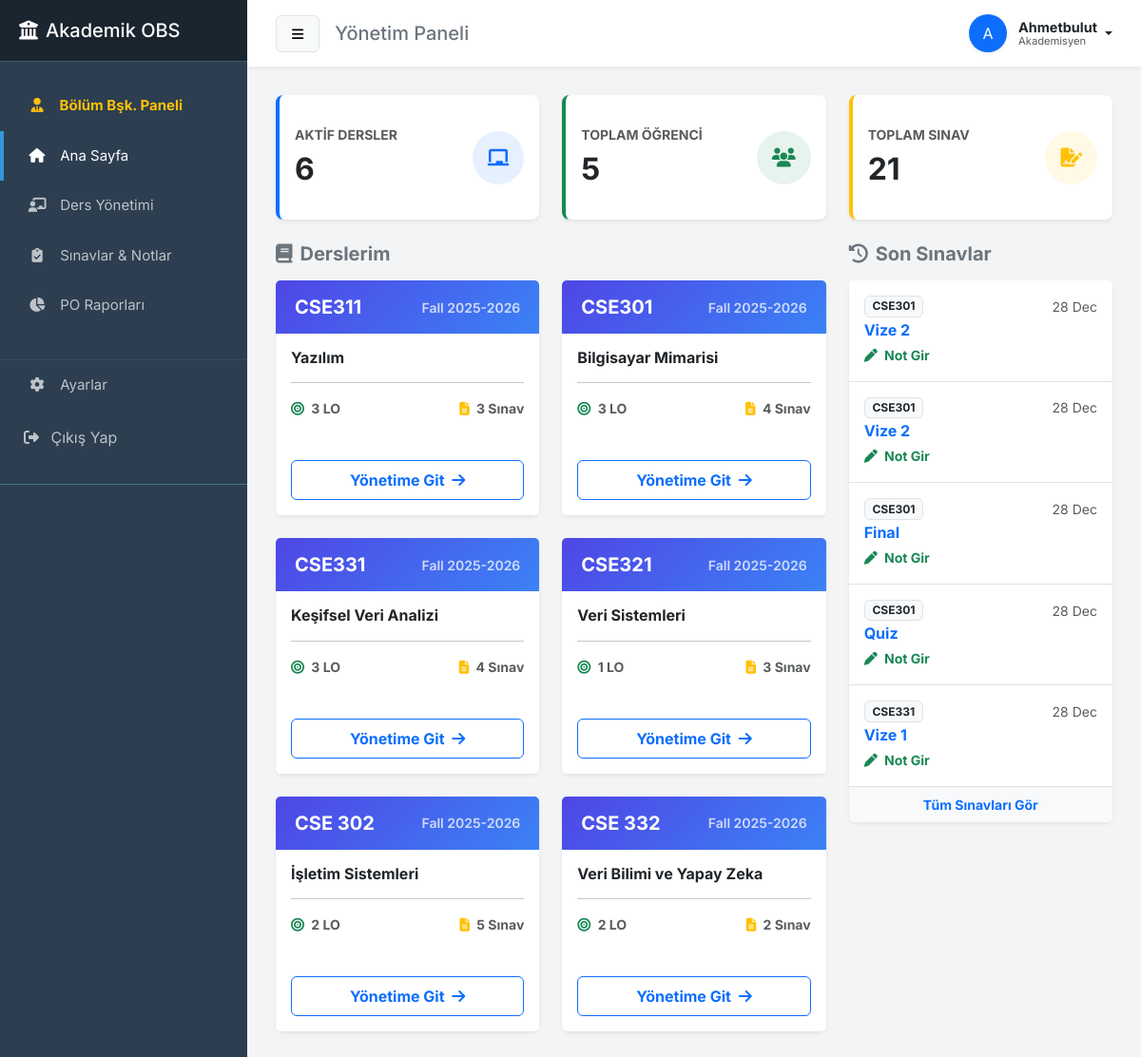
The page /teacher-dashboard/ (signed in) on the database its author committed.
### academic/models.py (models this page shows, shortened)
class Course(models.Model):
    teacher = models.ForeignKey(
        User, on_delete=models.SET_NULL, null=True, blank=True, related_name="courses"
    )
    code = models.CharField(max_length=20)
    name = models.CharField(max_length=100)
    semester = models.ForeignKey(Semester, on_delete=models.CASCADE)

class Semester(models.Model):
    name = models.CharField(max_length=50)  # Örn: "Fall 2025"
    def __str__(self):
        return self.name

class Assessment(models.Model):
    course = models.ForeignKey(Course, on_delete=models.CASCADE)
    name = models.CharField(max_length=100)  # Örn: Midterm 1
    date = models.DateField(auto_now_add=True)
    weight = models.IntegerField(
        default=0, help_text="Genel not ortalamasına etkisi (%)"
    )

### academic/views.py (the view)
@login_required
@user_passes_test(is_teacher)
def teacher_dashboard_home(request):
    if is_department_head(request.user):
        my_courses = Course.objects.all()
    else:
        my_courses = Course.objects.filter(teacher=request.user)
        if not my_courses.exists() and request.user.is_superuser:
            my_courses = Course.objects.all()
    total_courses = my_courses.count()
    total_students = (
        Enrollment.objects.filter(course__in=my_courses)
        .values("student")  # Sadece öğrenci ID'lerini al
        .distinct()  # Aynı ID'yi birden fazla sayma
        .count()
    )
    total_exams = Assessment.objects.filter(course__in=my_courses).count()
    recent_exams = Assessment.objects.filter(course__in=my_courses).order_by("-date")[
        :5
    ]
    context = {
        "courses": my_courses,
        "stats": {
            "total_courses": total_courses,
            "total_students": total_students,
            "total_exams": total_exams,
        },
        "recent_exams": recent_exams,
    }
    return render(request, "dashboard_home.html", context)

### academic/views.py (called while the page is built)
def is_teacher(user):
    return (
        user.groups.filter(name__in=["Öğretmen", "Bölüm Başkanı"]).exists()
        or user.is_superuser
    )

def is_department_head(user):
    return user.groups.filter(name="Bölüm Başkanı").exists() or user.is_superuser

### academic/templates/dashboard_home.html (shortened to what this page needs)
{% extends 'base.html' %}
{% block page_title %}Yönetim Paneli{% endblock %}
{% block content %}
<div class="row mb-4">
    <div class="col-md-4">
        <div class="card border-0 shadow-sm border-start border-4 border-primary py-2 h-100">
            <div class="card-body d-flex align-items-center justify-content-between">
                <div>
                    <h6 class="text-uppercase text-muted small fw-bold ls-1">Aktif Dersler</h6>
                    <h2 class="fw-bold mb-0 text-dark">{{ stats.total_courses }}</h2>
                </div>
                <div class="bg-primary bg-opacity-10 text-primary rounded-circle p-3">
                    <i class="fas fa-chalkboard fa-lg"></i>
                </div>
            </div>
        </div>
    </div>
    <div class="col-md-4">
        <div class="card border-0 shadow-sm border-start border-4 border-success py-2 h-100">
            <div class="card-body d-flex align-items-center justify-content-between">
                <div>
                    <h6 class="text-uppercase text-muted small fw-bold ls-1">Toplam Öğrenci</h6>
                    <h2 class="fw-bold mb-0 text-dark">{{ stats.total_students }}</h2>
                </div>
                <div class="bg-success bg-opacity-10 text-success rounded-circle p-3">
                    <i class="fas fa-users fa-lg"></i>
                </div>
            </div>
        </div>
    </div>
    <div class="col-md-4">
        <div class="card border-0 shadow-sm border-start border-4 border-warning py-2 h-100">
            <div class="card-body d-flex align-items-center justify-content-between">
                <div>
                    <h6 class="text-uppercase text-muted small fw-bold ls-1">Toplam Sınav</h6>
                    <h2 class="fw-bold mb-0 text-dark">{{ stats.total_exams }}</h2>
                </div>
                <div class="bg-warning bg-opacity-10 text-warning rounded-circle p-3">
                    <i class="fas fa-file-signature fa-lg"></i>
                </div>
            </div>
        </div>
    </div>
</div>
<div class="row">
    <div class="col-lg-8">
        <h5 class="fw-bold text-secondary mb-3"><i class="fas fa-book me-2"></i>Derslerim</h5>
        <div class="row">
            {% for course in courses %}
            <div class="col-md-6 mb-4">
                <div class="card h-100 border-0 shadow-sm hover-scale">
                    <div class="card-header border-0 py-3 text-white d-flex justify-content-between align-items-center"
                         style="background: linear-gradient(135deg, #4f46e5 0%, #3b82f6 100%);">
                        <span class="fw-bold h5 m-0">{{ course.code }}</span>
                        <small class="opacity-75">{{ course.semester }}</small>
                    </div>
                    <div class="card-body">
                        <h6 class="card-title fw-bold text-dark">{{ course.name }}</h6>
                        <hr class="opacity-25 my-3">
                        <div class="d-flex justify-content-between text-muted small fw-bold">
                            <span><i class="fas fa-bullseye me-1 text-success"></i> {{ course.learningoutcome_set.count }} LO</span>
                            <span><i class="fas fa-file-alt me-1 text-warning"></i> {{ course.assessment_set.count }} Sınav</span>
                        </div>
                    </div>
                    <div class="card-footer bg-white border-0 pb-3">
                        <a href="{% url 'course_dashboard' course.id %}" class="btn btn-outline-primary w-100 fw-bold stretched-link">
                            Yönetime Git <i class="fas fa-arrow-right ms-1"></i>
                        </a>
                    </div>
                </div>
            </div>
            {% endfor %}
        </div>
    </div>
    <div class="col-lg-4">
        <h5 class="fw-bold text-secondary mb-3"><i class="fas fa-history me-2"></i>Son Sınavlar</h5>
        <div class="card border-0 shadow-sm">
            <div class="list-group list-group-flush">
                {% for exam in recent_exams %}
                <div class="list-group-item px-3 py-3">
                    <div class="d-flex w-100 justify-content-between align-items-center mb-1">
                        <span class="badge bg-light text-dark border">{{ exam.course.code }}</span>
                        <small class="text-muted">{{ exam.date|date:"d M" }}</small>
                    </div>
                    <h6 class="mb-1 fw-bold text-primary">{{ exam.name }}</h6>
                    <small class="text-muted">
                        <a href="{% url 'enter_grades' exam.id %}" class="text-decoration-none text-success fw-bold">
                            <i class="fas fa-pen me-1"></i> Not Gir
                        </a>
                    </small>
                </div>
                {% empty %}
                <div class="p-4 text-center text-muted small">
                    Henüz bir sınav oluşturulmadı.
                </div>
                {% endfor %}
                <a href="{% url 'exam_list' %}" class="list-group-item list-group-item-action text-center small text-primary fw-bold bg-light">
                    Tüm Sınavları Gör
                </a>
            </div>
        </div>
    </div>
</div>
{% endblock %}

### academic/templates/base.html (shortened to what this page needs)
<!DOCTYPE html>
<html lang="tr">
<head>
    <link href="https://cdn.jsdelivr.net/npm/bootstrap@5.3.0/dist/css/bootstrap.min.css" rel="stylesheet">
    <link rel="stylesheet" href="https://cdnjs.cloudflare.com/ajax/libs/font-awesome/6.4.0/css/all.min.css">
</head>
<body>
<div class="wrapper">
    <nav id="sidebar">
        <div class="sidebar-header">
            <h5 class="m-0"><i class="fas fa-university me-2"></i>Akademik OBS</h5>
        </div>
        <ul class="list-unstyled components">
            {% if user.is_superuser or "Öğretmen" in user.groups.all|join:"," or "Bölüm Başkanı" in user.groups.all|join:"," %}
                {% if user.is_superuser or "Bölüm Başkanı" in user.groups.all|join:"," %}
                <li>
                    <a href="{% url 'department_head_dashboard' %}" class="text-warning fw-bold {% if request.resolver_match.url_name == 'department_head_dashboard' %}active{% endif %}">
                        <i class="fas fa-user-tie"></i> Bölüm Bşk. Paneli
                    </a>
                </li>
                {% endif %}
                <li>
                    <a href="{% url 'teacher_dashboard_home' %}"
                       class="{% if request.resolver_match.url_name == 'teacher_dashboard_home' %}active{% endif %}">
                        <i class="fas fa-home"></i> Ana Sayfa
                    </a>
                </li>
                <li>
                    <a href="{% url 'teacher_courses' %}" class="{% if request.resolver_match.url_name == 'teacher_courses' %}active{% endif %}">
                        <i class="fas fa-chalkboard-teacher"></i> Ders Yönetimi
                    </a>
                </li>
                <li>
                    <a href="{% url 'exam_list' %}" class="{% if request.resolver_match.url_name == 'exam_list' %}active{% endif %}">
                        <i class="fas fa-clipboard-check"></i> Sınavlar & Notlar
                    </a>
                </li>
                <li>
                    <a href="{% url 'teacher_po_report_list' %}"
                       class="{% if request.resolver_match.url_name == 'teacher_po_report_list' or request.resolver_match.url_name == 'teacher_student_po_detail' %}active{% endif %}">
                        <i class="fas fa-chart-pie"></i> PO Raporları
                    </a>
                </li>
            {% endif %}
            <li style="margin-top: 30px; border-top: 1px solid #34495e;">
                <a href="{% if user.is_superuser or 'Öğretmen' in user.groups.all|join:',' or 'Bölüm Başkanı' in user.groups.all|join:',' %}{% url 'teacher_settings' %}{% else %}{% url 'student_settings' %}{% endif %}"
                   class="{% if request.resolver_match.url_name == 'student_settings' or request.resolver_match.url_name == 'teacher_settings' %}active{% endif %}">
                    <i class="fas fa-cog"></i> Ayarlar
                </a>
            </li>
            <li>
                <form action="{% url 'logout' %}" method="post" class="d-inline">
                    <button type="submit" class="btn btn-link text-decoration-none w-100 text-start ps-4 py-3">
                        <i class="fas fa-sign-out-alt me-2"></i> Çıkış Yap
                    </button>
                </form>
            </li>
        </ul>
    </nav>
    <div id="content">
        <div class="top-navbar">
            <div class="d-flex align-items-center">
                <button type="button" id="sidebarCollapse" class="btn btn-light btn-sm me-3 border">
                    <i class="fas fa-bars"></i>
                </button>
                <h5 class="m-0 text-secondary">{% block page_title %}Panel{% endblock %}</h5>
            </div>
            <div class="dropdown">
                <a href="#" class="d-flex align-items-center text-decoration-none text-dark dropdown-toggle" id="dropdownUser1" data-bs-toggle="dropdown" aria-expanded="false">
                    <div class="bg-primary text-white rounded-circle d-flex justify-content-center align-items-center me-2 shadow-sm" style="width: 40px; height: 40px;">
                        {{ user.username|first|upper }}
                    </div>
                    <div class="d-none d-sm-flex flex-column align-items-start mx-1" style="line-height: 1.2;">
                        <span class="fw-bold text-dark" style="font-size: 0.9rem;">{{ user.username|title }}</span>
                        {% if "Öğretmen" in user.groups.all|join:"," or "Bölüm Başkanı" in user.groups.all|join:"," or user.is_superuser %}
                             <small class="text-muted" style="font-size: 0.7rem;">Akademisyen</small>
                        {% else %}
                             <small class="text-muted" style="font-size: 0.7rem;">{{ user.student.department|default:"Bölüm Yok" }}</small>
                        {% endif %}
                    </div>
                </a>
            </div>
        </div>
        <div class="main-content">
            {% block content %}{% endblock %}
        </div>
    </div>
</div>
</body>
</html>

### academic/templates/base.html (style rules this page uses)
:root { --sidebar-bg: #2c3e50; --sidebar-hover: #34495e; --active-link: #3498db; --bg-color: #f3f4f6; }
body { font-family: 'Inter', sans-serif; background-color: var(--bg-color); overflow-x: hidden; margin: 0; padding: 0; }
.wrapper { display: flex; width: 100%; align-items: stretch; min-height: 100vh; }
#sidebar { min-width: 260px; max-width: 260px; background: var(--sidebar-bg); color: #fff; transition: all 0.3s; }
#sidebar .sidebar-header { padding: 20px; background: #1a252f; border-bottom: 1px solid #465a6e; }
#sidebar ul.components { padding: 20px 0; border-bottom: 1px solid #47748b; }
#sidebar ul li a { padding: 15px 25px; font-size: 15px; display: block; color: #bdc3c7; text-decoration: none; transition: 0.3s; border-left: 4px solid transparent; }
#sidebar ul li a.active { color: #fff; background: #2c3e50; border-left: 4px solid var(--active-link); }
#sidebar ul li a i { margin-right: 10px; width: 20px; text-align: center; }
#sidebar button.btn-link { text-decoration: none; color: #bdc3c7; transition: 0.3s; }
#content { width: 100%; padding: 0; min-height: 100vh; display: flex; flex-direction: column; }
.top-navbar { background: #fff; padding: 15px 30px; box-shadow: 0 2px 5px rgba(0,0,0,0.05); display: flex; justify-content: space-between; align-items: center; }
.main-content { padding: 30px; flex: 1; }
.card { border: none; border-radius: 8px; box-shadow: 0 1px 3px rgba(0,0,0,0.1); margin-bottom: 20px; background: #fff; }
.card-header { background: white; border-bottom: 1px solid #eee; padding: 15px 20px; font-weight: 600; color: #2c3e50; }
.btn { padding: 8px 16px; border-radius: 6px; }

### academic/templates/dashboard_home.html (style rules this page uses)
.hover-scale { transition: transform 0.2s ease-in-out; }

### rows shown on the page
Course: code "CSE311", semester "Fall 2025-2026", name "Yazılım", learningoutcome_set.count "3", assessment_set.count "3"
Course: code "CSE301", semester "Fall 2025-2026", name "Bilgisayar Mimarisi", learningoutcome_set.count "3", assessment_set.count "4"
Course: code "CSE331", semester "Fall 2025-2026", name "Keşifsel Veri Analizi", learningoutcome_set.count "3", assessment_set.count "4"
Course: code "CSE321", semester "Fall 2025-2026", name "Veri Sistemleri", learningoutcome_set.count "1", assessment_set.count "3"
Course: code "CSE 302", semester "Fall 2025-2026", name "İşletim Sistemleri", learningoutcome_set.count "2", assessment_set.count "5"
Course: code "CSE 332", semester "Fall 2025-2026", name "Veri Bilimi ve Yapay Zeka", learningoutcome_set.count "2", assessment_set.count "2"
Assessment: course.code "CSE301", date "28 Dec", name "Vize 2"
Assessment: course.code "CSE301", date "28 Dec", name "Vize 2"
Assessment: course.code "CSE301", date "28 Dec", name "Final"
Assessment: course.code "CSE301", date "28 Dec", name "Quiz"
Assessment: course.code "CSE331", date "28 Dec", name "Vize 1"

### other values the page prints
{{ user.username|first|upper }} "A"
{{ user.username|title }} "Ahmetbulut"
{{ stats.total_courses }} "6"
{{ stats.total_students }} "5"
{{ stats.total_exams }} "21"
